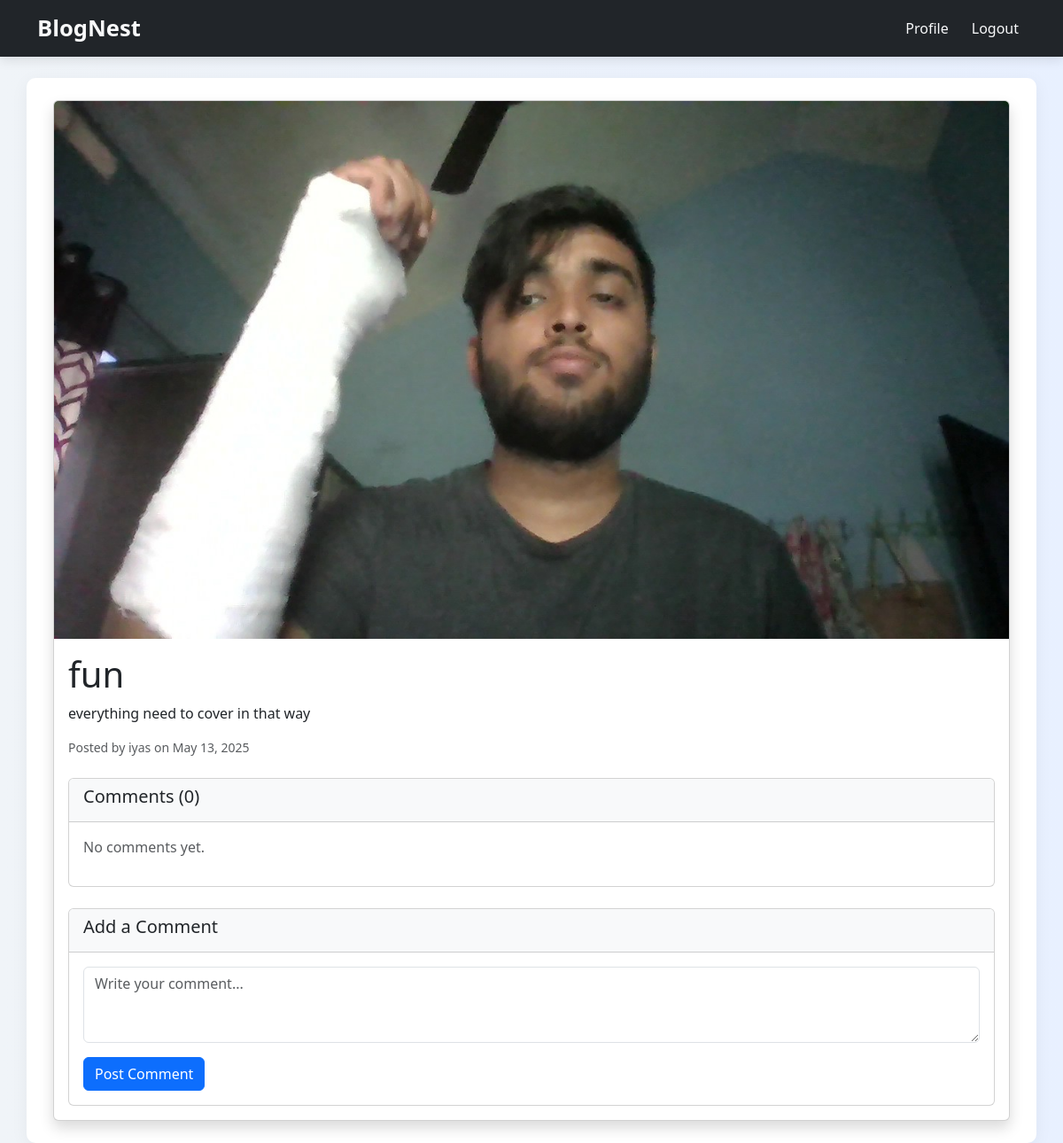
The app's page /post/8/ (signed in) with its own data.
### blog/models.py (models this page shows)
class Post(models.Model):
    author = models.ForeignKey(CustomUser, on_delete=models.CASCADE)
    title = models.CharField(max_length=200)
    content = models.TextField()
    image = models.ImageField(upload_to='posts/images/', null=True, blank=True)
    created_at = models.DateTimeField(auto_now_add=True)
    updated_at = models.DateTimeField(auto_now=True)

### users/models.py (models this page shows, shortened)
class CustomUser(AbstractUser):
    contact_number = models.CharField(max_length=15, blank=True, null=True)
    profile_pic = models.ImageField(
        upload_to='profile_pics/',
        null=True,
        blank=True,
        validators=[FileExtensionValidator(allowed_extensions=['jpg', 'jpeg', 'png'])]
    )

### blog/views.py (the view)
# urls.py: path('post/<int:post_id>/', views.post_detail, name='post_detail'),
@login_required
def post_detail(request, post_id):
    post = get_object_or_404(Post, id=post_id)
    comments = post.comment_set.all()
    return render(request, 'blog/post_detail.html', {'post': post, 'comments': comments})

### templates/blog/post_detail.html (shortened to what this page needs)
{% extends 'base.html' %}
{% load static %}
{% block content %}
<div class="card shadow">
    {% if post.image %}
        <img src="{{ post.image.url }}" class="card-img-top" alt="{{ post.title }}">
    {% endif %}
    <div class="card-body">
        <h1 class="card-title">{{ post.title }}</h1>
        <p class="card-text">{{ post.content }}</p>
        <div class="d-flex justify-content-between align-items-center mb-4">
            <small class="text-muted">
                Posted by {{ post.author.username }} on {{ post.created_at|date:"M d, Y" }}
            </small>
        </div>
        <div class="card mb-4">
            <div class="card-header bg-light">
                <h5>Comments ({{ post.comment_set.count }})</h5>
            </div>
            <div class="card-body">
                {% for comment in post.comment_set.all %}
                    <div class="comment glass p-3 mb-3 rounded">
    <div class="d-flex justify-content-between align-items-center mb-2">
        <div>
            <strong>{{ comment.author.username }}</strong>
            <small class="text-muted ms-2">
                {{ comment.created_at|timesince }} ago
                {% if comment.edited %}
                    · edited {{ comment.updated_at|timesince }} ago
                {% endif %}
            </small>
        </div>
        {% if request.user == comment.author %}
        <div class="dropdown">
            <button class="btn btn-sm btn-outline-secondary dropdown-toggle"
                    type="button"
                    data-bs-toggle="dropdown">
                Actions
            </button>
            <ul class="dropdown-menu">
                <li>
                    <a class="dropdown-item"
                       href="{% url 'edit_comment' post.id comment.id %}">
                        Edit
                    </a>
                </li>
                <li>
                    <a class="dropdown-item text-danger"
                       href="{% url 'delete_comment' post.id comment.id %}">
                        Delete
                    </a>
                </li>
            </ul>
        </div>
        {% endif %}
    </div>
    <p class="mb-0">{{ comment.content }}</p>
</div>
                    {% if not forloop.last %}<hr>{% endif %}
                {% empty %}
                    <p class="text-muted">No comments yet.</p>
                {% endfor %}
            </div>
        </div>
        <div class="card">
            <div class="card-header bg-light">
                <h5>Add a Comment</h5>
            </div>
            <div class="card-body">
                <form method="post" action="{% url 'add_comment' post.id %}">
                    <div class="mb-3">
                        <textarea name="content" class="form-control" rows="3"
                                  placeholder="Write your comment..."></textarea>
                    </div>
                    <button type="submit" class="btn btn-primary">Post Comment</button>
                </form>
            </div>
        </div>
    </div>
</div>
{% endblock %}

### templates/base.html (style rules this page uses)
body { font-family: 'Segoe UI', sans-serif; background: linear-gradient(to right, #f0f4f8, #e8f0ff); margin: 0; padding: 0; }

### records on screen
Post: image (picture), title "fun", content "everything need to cover in that way", author.username "iyas", created_at "May 13, 2025", comment_set.count "0"
